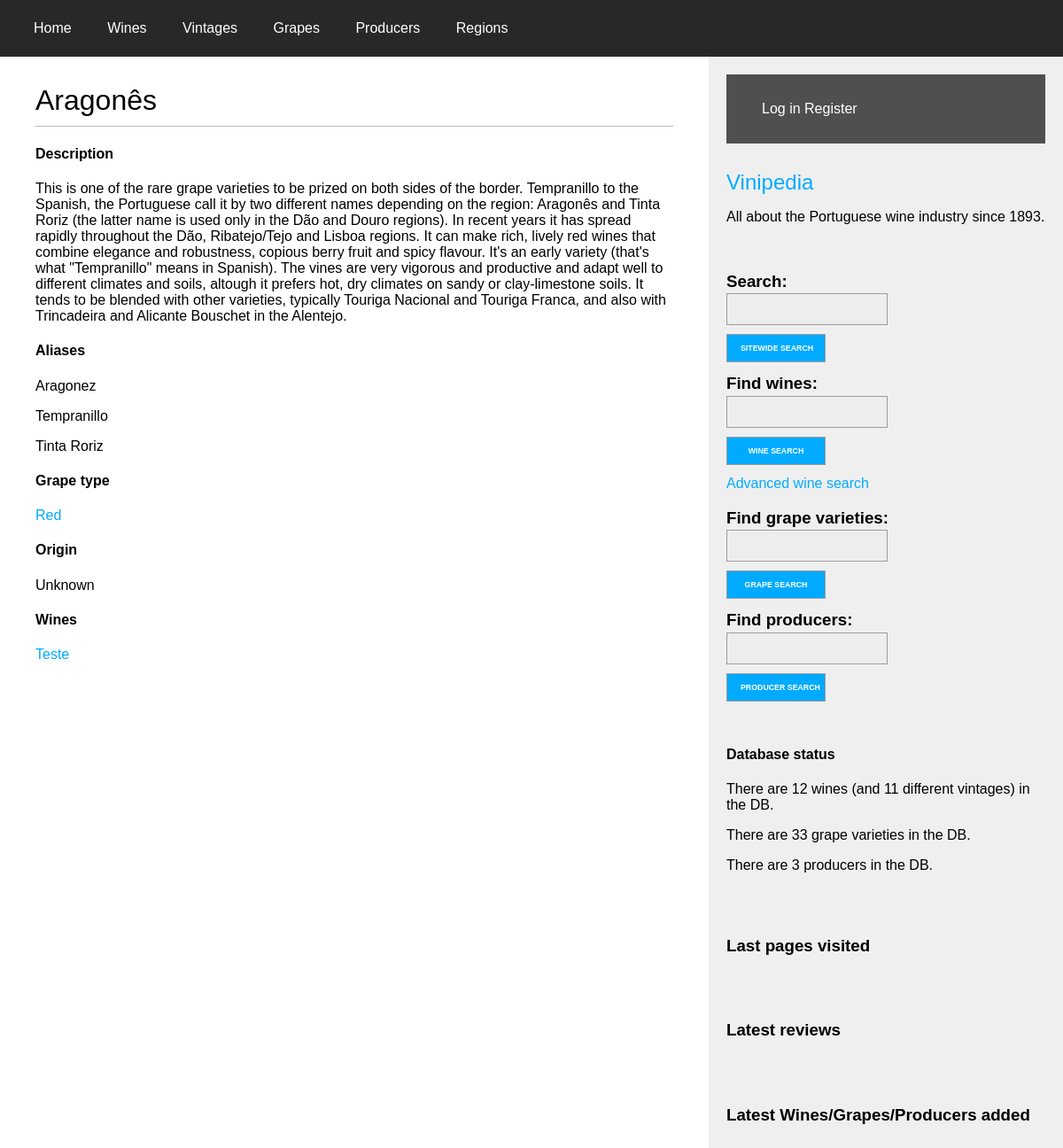
/grapes/18, run on the app's committed database.
### wines/models.py (models this page shows, shortened)
class Grape(models.Model):
    class Body(models.IntegerChoices):
        VERY_LIGHT = 1
        LIGHT = 2
        MEDIUM = 3
        BOLD = 4
        VERY_BOLD = 5
    class Acidity(models.IntegerChoices):
        VERY_SOFT = 1
        SOFT = 2
        MEDIUM = 3
        ACIDIC = 4
        VERY_ACIDIC = 5
    class Colour(models.IntegerChoices):
        STRAW = 1
        YELLOW = 2
        GOLD = 3
        BROWN = 4
        AMBER = 5
        COPPER = 6
        SALMON = 7
        PINK = 8
        RUBY = 9
        PURPLE = 10
        GARNET = 11
        TAWNY = 12
    GRAPE_TYPE_CHOICES = (
        ('white', 'White'),
        ('red', 'Red'),
    )
    name = models.CharField(max_length=100, unique=True)
    origin = models.ForeignKey(Region,
                               on_delete=models.RESTRICT,
                               related_name='grapes',
                               null=True,
                               blank=True)
    type = models.CharField(max_length=5, choices=GRAPE_TYPE_CHOICES)
    description = models.TextField(blank=True)
    image = models.ImageField(upload_to='grapes/%Y/%m/%d/', null=True, blank=True)
    body = models.IntegerField(choices=Body.choices, null=True)
    acidity = models.IntegerField(choices=Acidity.choices, null=True)
    class Meta:
        ordering = ('name',)

class GrapeAlias(models.Model):
    name = models.CharField(max_length=100)
    grape = models.ForeignKey(Grape,
                              on_delete=models.CASCADE,
                              related_name='aliases')
    class Meta:
        unique_together = (('name', 'grape',),)
        ordering = ('name',)

class WineGrape(models.Model):
    wine = models.ForeignKey(Wine,
                              on_delete=models.CASCADE,
                              related_name='grapes')
    grape = models.ForeignKey(Grape,
                              on_delete=models.CASCADE,
                              related_name='wines')
    class Meta:
        unique_together = (('wine', 'grape',),)
        ordering = ('wine', 'grape')

class Wine(models.Model):
    WINE_TYPE_CHOICES = (
        ('white', 'White'),
        ('red', 'Red'),
        ('rosé', 'Rosé'),
        ('sparkling', 'Sparkling'),
        ('port', 'Port'),
        ('madeira', 'Madeira'),
        ('moscatel', 'Moscatel'),
    )
    name = models.CharField(max_length=100)
    producer = models.ForeignKey(
        Producer,
        on_delete=models.RESTRICT,
        related_name='wines'
    )
    grape_varieties = models.ManyToManyField(Grape,
                                    through='WineGrape',
                                    through_fields=('wine', 'grape'))
    type = models.CharField(max_length=9, choices=WINE_TYPE_CHOICES)
    description = models.TextField(blank=True)
    image = models.ImageField(upload_to='wines/%Y/%m/%d/', null=True, blank=True)
    origin = models.ForeignKey(Region,
                               on_delete=models.RESTRICT,
                               related_name='local_wines')
    class Meta:
        unique_together = (('name', 'type', 'producer',),)
        ordering = ('name',)

### wines/views.py (the view)
# urls.py: path('grapes/<int:id>', views.grape_detail, name='grape_detail'),
def grape_detail(request, id):
    grape = get_object_or_404(Grape, id=id)
    return render(request,
                  'wines/grape/detail.html',
                  {'grape': grape})

### wines/forms.py
class SearchForm(forms.Form):
    query = forms.CharField(max_length=100, label='')

### wines/templatetags/wine_tags.py (called while the page is built, shortened)
@register.simple_tag
def total_wines_registered():
    return Wine.objects.count()

@register.simple_tag
def total_vintages_registered():
    return Vintage.objects.count()

@register.simple_tag
def total_grapes_registered():
    return Grape.objects.count()

@register.simple_tag
def total_producers_registered():
    return Producer.objects.count()

@register.inclusion_tag('wines/search_bar.html')
def show_sitewide_search_form():
    search_form = SearchForm()
    return {"search_form": search_form}

@register.inclusion_tag('wines/wine/search_bar.html')
def show_wines_search_form():
    search_form = SearchForm()
    return {"search_form": search_form}

@register.inclusion_tag('wines/grape/search_bar.html')
def show_grapes_search_form():
    search_form = SearchForm()
    return {"search_form": search_form}

@register.inclusion_tag('wines/producer/search_bar.html')
def show_producers_search_form():
    search_form = SearchForm()
    return {"search_form": search_form}

@register.inclusion_tag('wines/last_visited_pages.html')
def show_last_visited_pages(request):
    last_visited = []
    pages = request.session.get("last_visited")
    return {"last_visited_pages": last_visited}

### wines/templates/wines/grape/detail.html (shortened to what this page needs)
{% extends "wines/base.html" %}
{% load static %}
{% block content %}
<div id="wine_details"><h1>{{ grape.name }}</h1></div>
<h4>Description</h4>
{% if grape.description %}
<p>{{ grape.description }}</p>
{% else %}
<p>No description available</p>
{% endif %}
<h4>Aliases</h4>
{% for alias in grape.aliases.all %}
<p>{{ alias.name }}</p>
{% empty %}
<p class="info">None</p>
{% endfor %}
<h4>Grape type</h4>
<p>
    <a href="{% url 'wines:grapes_per_type' grape.type %}">{{ grape.type|capfirst }}</a>
</p>
<h4>Origin</h4>
<p>
{% if grape.origin %}
    <a href="{{ grape.origin.get_absolute_url }}">{{ grape.origin|capfirst }}</a>
{% else %}
    Unknown
{% endif %}
</p>
<h4>Wines</h4>
{% for wine_grape in grape.wines.all %}
<p>
    <a href="{% url 'wines:wine_detail' wine_grape.wine.id %}">{{ wine_grape.wine.name|capfirst }}</a>
</p>
{% empty %}
<p class="info">No wine was registered as including this grape in its composition.</p>
{% endfor %}
{% endblock %}

### wines/static/css/wines.css (style rules this page uses)
body { margin:0; padding:0; font-family:helvetica, sans-serif; }
a { color:#00abff; text-decoration:none; }
h1 { font-weight:normal; border-bottom:1px solid #bbb; padding:0 0 10px 0; }
#wine_details { box-sizing: border-box; padding:0 0 0 0; background-color: white; color: black; }
#wine_details h1 { color: black; }
#sidebar input, #sidebar textarea { clear: both; float: left; margin: 0 0 10px; background: #ededed; border: 1px solid #a09b9b; padding: 6px 10px; font-size: 1.2rem; width: 10rem; }

### data on the page
Grape: name "Aragonês", description "This is one of the rare grape varieties to be prized on both sides of the border. Tempranillo to the Spanish, the Portuguese call it by two different names depending on the region: Aragonês and Tinta Roriz (the latter name is used only in the Dão and Douro regions). In recent years it has spread rapidly throughout the Dão, Ribatejo/Tejo and Lisboa regions. It can make rich, lively red wines that combine elegance and robustness, copious berry fruit and spicy flavour. It's an early variety (that's what \"Tempranillo\" means in Spanish). The vines are very vigorous and productive and adapt well to different climates and soils, altough it prefers hot, dry climates on sandy or clay-limestone…", type "Red"
GrapeAlias: name "Aragonez"
GrapeAlias: name "Tempranillo"
GrapeAlias: name "Tinta Roriz"
WineGrape: wine.name "Teste"
